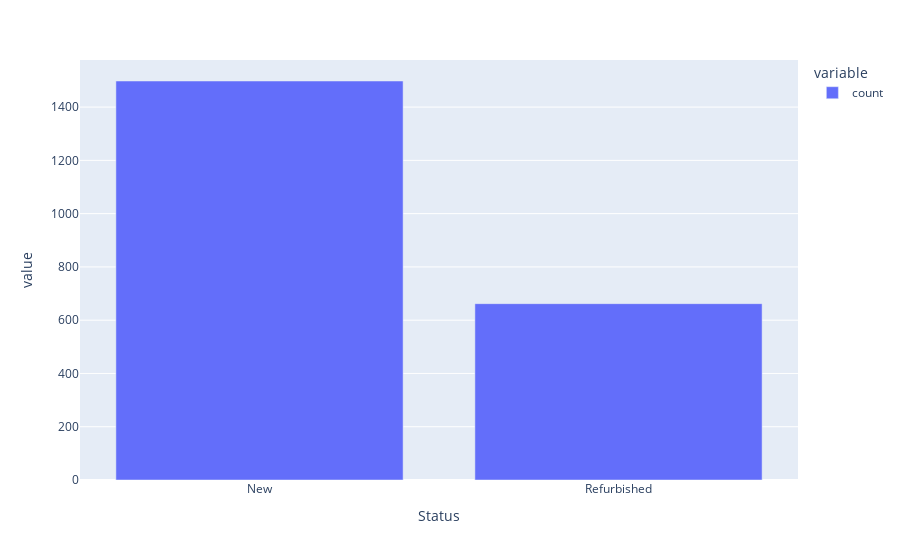

Notebook source saved alongside this figure:
### Code cell
px.bar(status)

### Figure 1 — Plotly figure (JSON) as saved in the notebook; plotly's stock layout.template omitted (floating-point values rounded to 4 significant figures)
{"data": [{"hovertemplate": "variable=count<br>Status=%{x}<br>value=%{y}<extra></extra>", "legendgroup": "count", "marker": {"color": "#636efa", "pattern": {"shape": ""}}, "name": "count", "orientation": "v", "showlegend": true, "textposition": "auto", "type": "bar", "x": ["New", "Refurbished"], "xaxis": "x", "y": [1498, 662], "yaxis": "y"}], "layout": {"barmode": "relative", "legend": {"title": {"text": "variable"}, "tracegroupgap": 0}, "margin": {"t": 60}, "xaxis": {"anchor": "y", "domain": [0, 1], "title": {"text": "Status"}}, "yaxis": {"anchor": "x", "domain": [0, 1], "title": {"text": "value"}}}}
